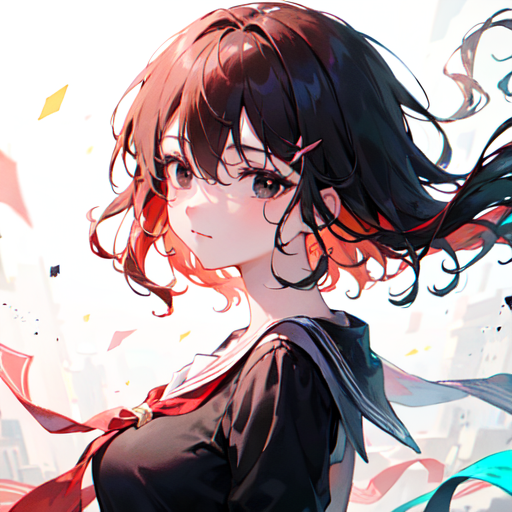
#> input picture black hair,colored inner hair,girl.jpg, 512 x 512 px
$ python test2.py
#> lines starting #> are read from the running program, lines starting #| are printed output that depends on the picture
#读取图像的灰度图，并输出
import cv2
import matplotlib.pyplot as plt
import numpy as np
img=cv2.imread('black hair,colored inner hair,girl.jpg',cv2.IMREAD_GRAYSCALE)
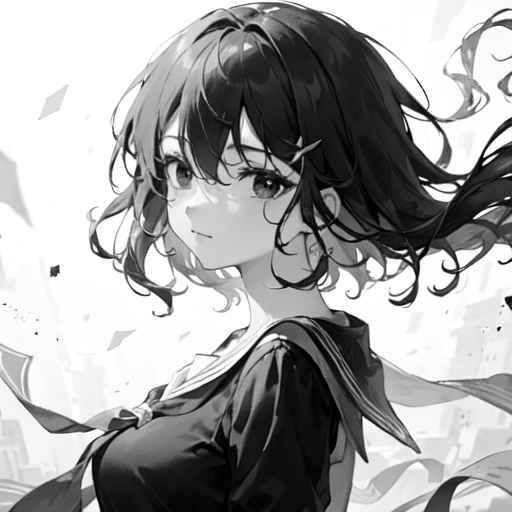
#> img: shape (512, 512); min 0, max 255, mean 160.8
print(img)
#> (printed output is left out)
cv2.imshow('black hair,colored inner hair,girl',img)
cv2.waitKey(0)
cv2.destroyAllWindows()

# ctrl + P
# select interpreter


# ctrl + F5

$ run again, with 1girl,blue eyes,white hair,smile.jpg copied over black hair,colored inner hair,girl.jpg
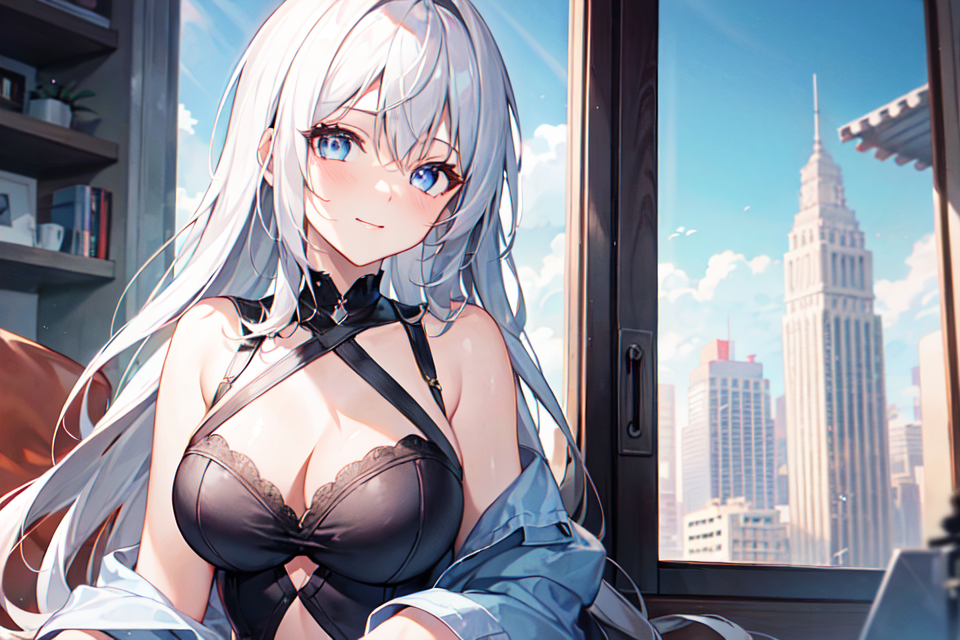
#> input picture 1girl,blue eyes,white hair,smile.jpg, 960 x 640 px
#> `img=cv2.imread('black hair,colored inner hair,girl.jpg',cv2.IMREAD_GRA..`:
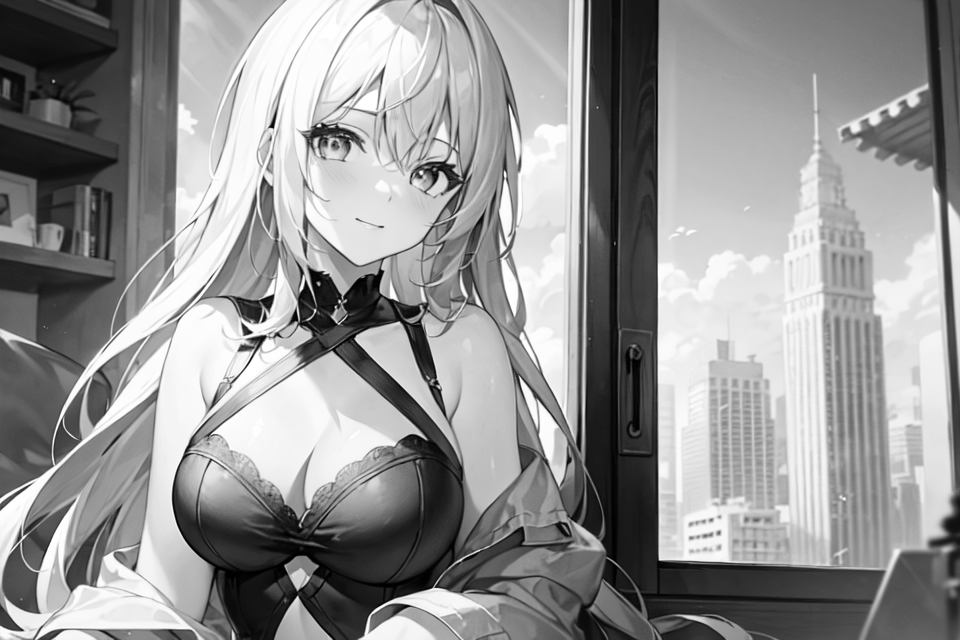
#> img: shape (640, 960); min 0, max 255, mean 147.9
#> (printed output is left out)

$ run again, with building.jpg copied over black hair,colored inner hair,girl.jpg
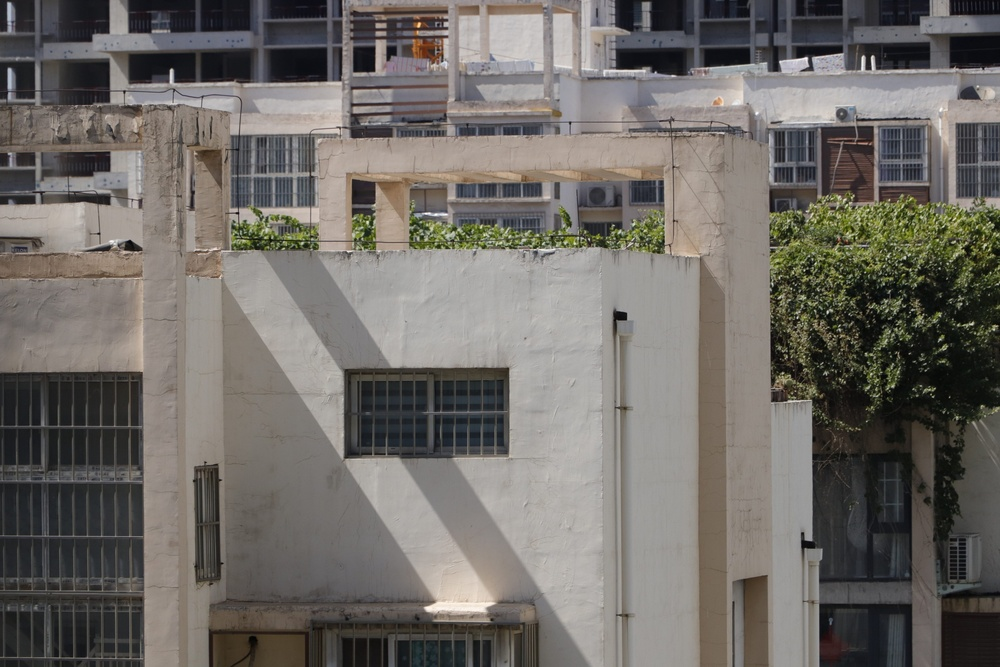
#> input picture building.jpg, 1000 x 667 px, shrunk from 2400 x 1600 before the run
#> `img=cv2.imread('black hair,colored inner hair,girl.jpg',cv2.IMREAD_GRA..`:
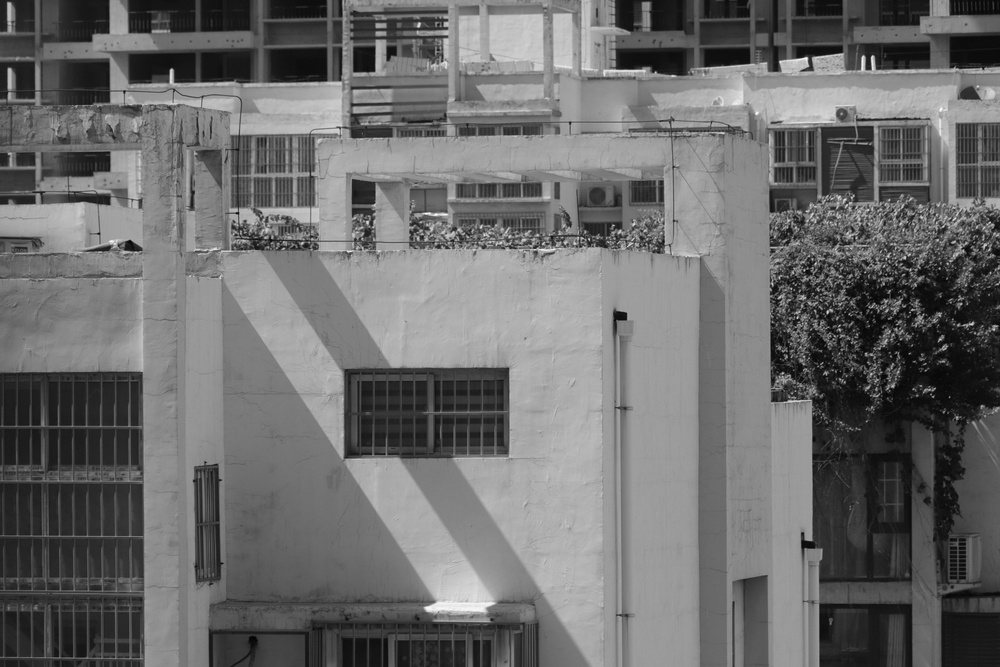
#> img: shape (667, 1000); min 2, max 255, mean 108
#> (printed output is left out)

$ run again, with campus.jpg copied over black hair,colored inner hair,girl.jpg
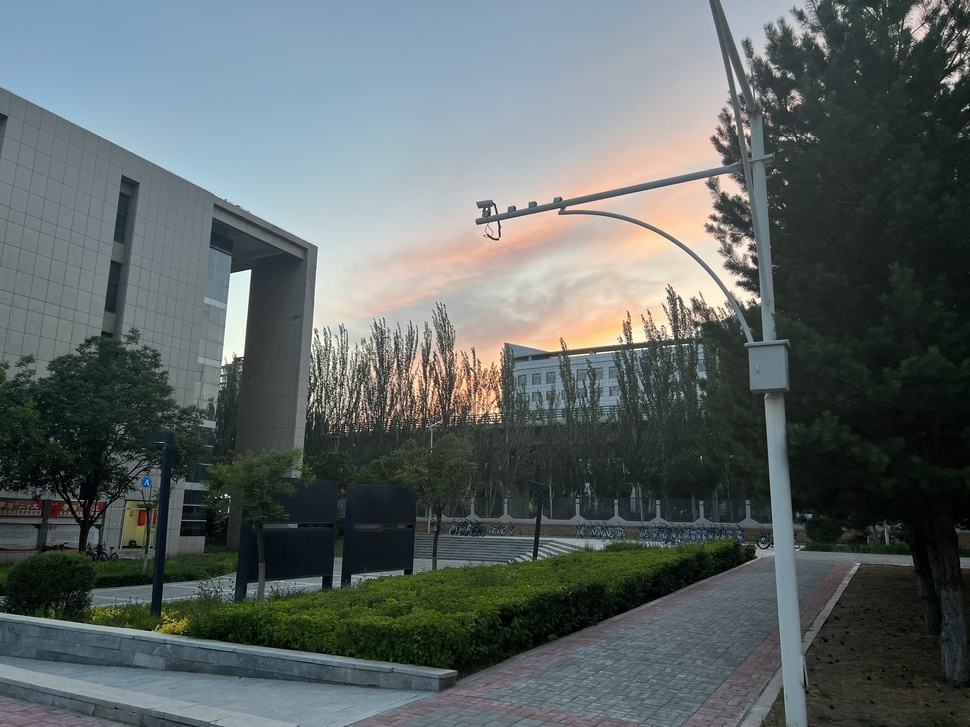
#> input picture campus.jpg, 970 x 727 px, shrunk from 4032 x 3024 before the run
#> `img=cv2.imread('black hair,colored inner hair,girl.jpg',cv2.IMREAD_GRA..`:
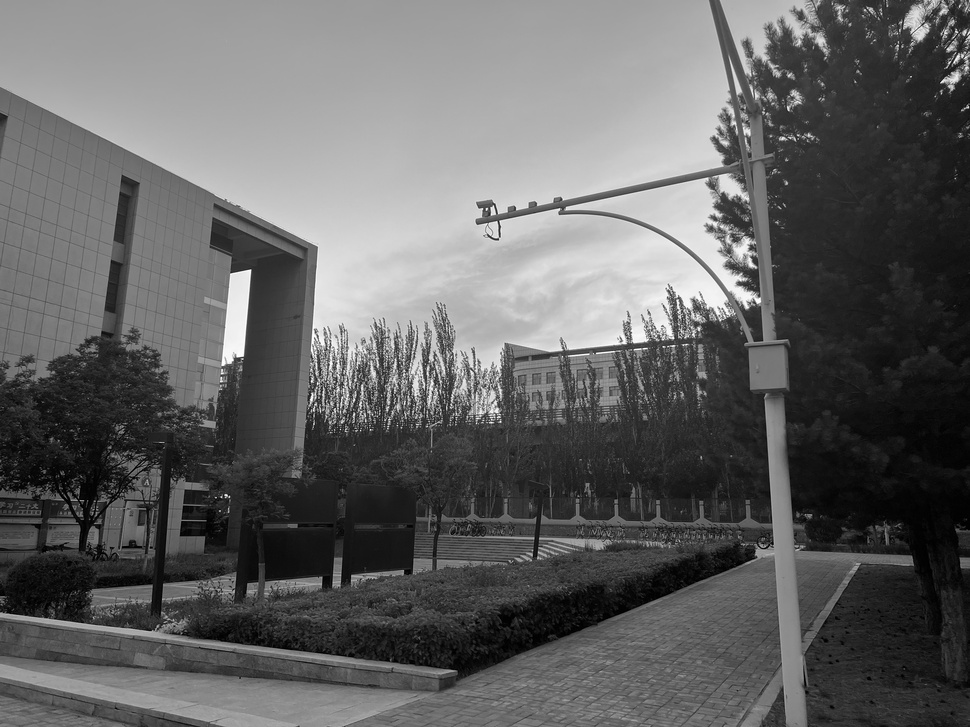
#> img: shape (727, 970); min 0, max 255, mean 99.2
#> (printed output is left out)
